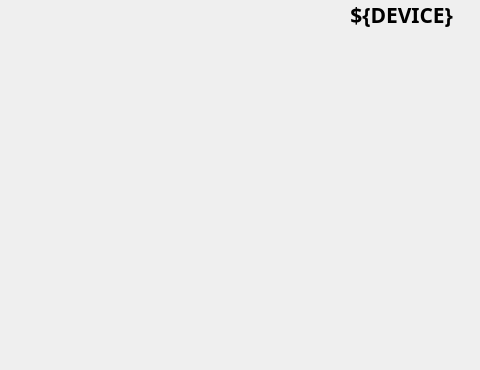
<?xml version="1.0" encoding="UTF-8"?>
<ui version="4.0">
 <class>Form</class>
 <widget class="QWidget" name="Form">
  <property name="geometry">
   <rect>
    <x>0</x>
    <y>0</y>
    <width>480</width>
    <height>370</height>
   </rect>
  </property>
  <property name="font">
   <font>
    <family>Sans Serif</family>
   </font>
  </property>
  <property name="windowTitle">
   <string>${DEVICE}</string>
  </property>
  <widget class="QLabel" name="label">
   <property name="geometry">
    <rect>
     <x>-18</x>
     <y>-98</y>
     <width>500</width>
     <height>500</height>
    </rect>
   </property>
   <property name="text">
    <string>&lt;html&gt;&lt;head/&gt;&lt;body&gt;&lt;p&gt;&lt;img src=&quot;:/optics/slits_3d.png&quot;/&gt;&lt;/p&gt;&lt;/body&gt;&lt;/html&gt;</string>
   </property>
  </widget>
  <widget class="PyDMDrawingLine" name="PyDMDrawingLine">
   <property name="geometry">
    <rect>
     <x>242</x>
     <y>170</y>
     <width>16</width>
     <height>121</height>
    </rect>
   </property>
   <property name="toolTip">
    <string/>
   </property>
   <property name="penStyle" stdset="0">
    <enum>Qt::DotLine</enum>
   </property>
   <property name="penColor" stdset="0">
    <color>
     <red>255</red>
     <green>128</green>
     <blue>0</blue>
    </color>
   </property>
   <property name="penWidth" stdset="0">
    <double>3.000000000000000</double>
   </property>
   <property name="rotation" stdset="0">
    <double>90.000000000000000</double>
   </property>
   <property name="arrowEndPoint" stdset="0">
    <bool>false</bool>
   </property>
  </widget>
  <widget class="PyDMDrawingLine" name="PyDMDrawingLine_2">
   <property name="geometry">
    <rect>
     <x>247</x>
     <y>51</y>
     <width>81</width>
     <height>181</height>
    </rect>
   </property>
   <property name="toolTip">
    <string/>
   </property>
   <property name="penStyle" stdset="0">
    <enum>Qt::DotLine</enum>
   </property>
   <property name="penColor" stdset="0">
    <color>
     <red>255</red>
     <green>128</green>
     <blue>0</blue>
    </color>
   </property>
   <property name="penWidth" stdset="0">
    <double>3.000000000000000</double>
   </property>
   <property name="rotation" stdset="0">
    <double>40.000000000000000</double>
   </property>
   <property name="arrowEndPoint" stdset="0">
    <bool>false</bool>
   </property>
  </widget>
  <widget class="PyDMDrawingLine" name="PyDMDrawingLine_3">
   <property name="geometry">
    <rect>
     <x>152</x>
     <y>118</y>
     <width>131</width>
     <height>21</height>
    </rect>
   </property>
   <property name="toolTip">
    <string/>
   </property>
   <property name="penStyle" stdset="0">
    <enum>Qt::DotLine</enum>
   </property>
   <property name="penColor" stdset="0">
    <color>
     <red>255</red>
     <green>128</green>
     <blue>0</blue>
    </color>
   </property>
   <property name="penWidth" stdset="0">
    <double>3.000000000000000</double>
   </property>
   <property name="rotation" stdset="0">
    <double>165.000000000000000</double>
   </property>
   <property name="arrowEndPoint" stdset="0">
    <bool>false</bool>
   </property>
  </widget>
  <widget class="PyDMDrawingLine" name="PyDMDrawingLine_4">
   <property name="geometry">
    <rect>
     <x>212</x>
     <y>160</y>
     <width>20</width>
     <height>21</height>
    </rect>
   </property>
   <property name="toolTip">
    <string/>
   </property>
   <property name="penColor" stdset="0">
    <color>
     <red>255</red>
     <green>128</green>
     <blue>0</blue>
    </color>
   </property>
   <property name="penWidth" stdset="0">
    <double>3.000000000000000</double>
   </property>
  </widget>
  <widget class="PyDMDrawingLine" name="PyDMDrawingLine_5">
   <property name="geometry">
    <rect>
     <x>212</x>
     <y>200</y>
     <width>20</width>
     <height>16</height>
    </rect>
   </property>
   <property name="toolTip">
    <string/>
   </property>
   <property name="penColor" stdset="0">
    <color>
     <red>255</red>
     <green>128</green>
     <blue>0</blue>
    </color>
   </property>
   <property name="penWidth" stdset="0">
    <double>3.000000000000000</double>
   </property>
  </widget>
  <widget class="PyDMDrawingLine" name="PyDMDrawingLine_6">
   <property name="geometry">
    <rect>
     <x>204</x>
     <y>170</y>
     <width>16</width>
     <height>41</height>
    </rect>
   </property>
   <property name="toolTip">
    <string/>
   </property>
   <property name="penColor" stdset="0">
    <color>
     <red>255</red>
     <green>128</green>
     <blue>0</blue>
    </color>
   </property>
   <property name="penWidth" stdset="0">
    <double>3.000000000000000</double>
   </property>
   <property name="rotation" stdset="0">
    <double>90.000000000000000</double>
   </property>
  </widget>
  <widget class="PyDMDrawingLine" name="PyDMDrawingLine_7">
   <property name="geometry">
    <rect>
     <x>224</x>
     <y>147</y>
     <width>20</width>
     <height>16</height>
    </rect>
   </property>
   <property name="toolTip">
    <string/>
   </property>
   <property name="penColor" stdset="0">
    <color>
     <red>255</red>
     <green>128</green>
     <blue>0</blue>
    </color>
   </property>
   <property name="penWidth" stdset="0">
    <double>3.000000000000000</double>
   </property>
   <property name="rotation" stdset="0">
    <double>90.000000000000000</double>
   </property>
  </widget>
  <widget class="PyDMDrawingLine" name="PyDMDrawingLine_9">
   <property name="geometry">
    <rect>
     <x>232</x>
     <y>110</y>
     <width>31</width>
     <height>51</height>
    </rect>
   </property>
   <property name="toolTip">
    <string/>
   </property>
   <property name="penColor" stdset="0">
    <color>
     <red>255</red>
     <green>128</green>
     <blue>0</blue>
    </color>
   </property>
   <property name="penWidth" stdset="0">
    <double>3.000000000000000</double>
   </property>
   <property name="rotation" stdset="0">
    <double>45.000000000000000</double>
   </property>
   <property name="arrowEndPoint" stdset="0">
    <bool>false</bool>
   </property>
  </widget>
  <widget class="PyDMDrawingLine" name="PyDMDrawingLine_10">
   <property name="geometry">
    <rect>
     <x>162</x>
     <y>174</y>
     <width>51</width>
     <height>31</height>
    </rect>
   </property>
   <property name="toolTip">
    <string/>
   </property>
   <property name="penStyle" stdset="0">
    <enum>Qt::DotLine</enum>
   </property>
   <property name="penColor" stdset="0">
    <color>
     <red>255</red>
     <green>128</green>
     <blue>0</blue>
    </color>
   </property>
   <property name="penWidth" stdset="0">
    <double>3.000000000000000</double>
   </property>
   <property name="rotation" stdset="0">
    <double>0.000000000000000</double>
   </property>
   <property name="arrowEndPoint" stdset="0">
    <bool>false</bool>
   </property>
  </widget>
  <widget class="PyDMDrawingLine" name="PyDMDrawingLine_11">
   <property name="geometry">
    <rect>
     <x>252</x>
     <y>120</y>
     <width>20</width>
     <height>16</height>
    </rect>
   </property>
   <property name="toolTip">
    <string/>
   </property>
   <property name="penColor" stdset="0">
    <color>
     <red>255</red>
     <green>128</green>
     <blue>0</blue>
    </color>
   </property>
   <property name="penWidth" stdset="0">
    <double>3.000000000000000</double>
   </property>
   <property name="rotation" stdset="0">
    <double>90.000000000000000</double>
   </property>
  </widget>
  <widget class="PyDMLabel" name="PyDMLabel">
   <property name="geometry">
    <rect>
     <x>212</x>
     <y>0</y>
     <width>241</width>
     <height>41</height>
    </rect>
   </property>
   <property name="font">
    <font>
     <pointsize>16</pointsize>
    </font>
   </property>
   <property name="toolTip">
    <string/>
   </property>
   <property name="text">
    <string>&lt;html&gt;&lt;head/&gt;&lt;body&gt;&lt;p&gt;&lt;span style=&quot; font-weight:600;&quot;&gt;${DEVICE}&lt;/span&gt;&lt;/p&gt;&lt;/body&gt;&lt;/html&gt;</string>
   </property>
   <property name="textFormat">
    <enum>Qt::RichText</enum>
   </property>
   <property name="alignment">
    <set>Qt::AlignRight|Qt::AlignTop|Qt::AlignTrailing</set>
   </property>
  </widget>
  <widget class="PyDMEmbeddedDisplay" name="horizontal_center_display">
   <property name="geometry">
    <rect>
     <x>322</x>
     <y>40</y>
     <width>161</width>
     <height>111</height>
    </rect>
   </property>
   <property name="toolTip">
    <string/>
   </property>
   <property name="frameShape">
    <enum>QFrame::NoFrame</enum>
   </property>
   <property name="macros" stdset="0">
    <string>TITLE=Horizontal Center,AXIS=${DEVICE}.horizontal.center,DIRECTION=horizontal</string>
   </property>
   <property name="filename" stdset="0">
    <string>slits_motor.py</string>
   </property>
  </widget>
  <widget class="PyDMEmbeddedDisplay" name="vertical_size_display">
   <property name="geometry">
    <rect>
     <x>0</x>
     <y>150</y>
     <width>161</width>
     <height>111</height>
    </rect>
   </property>
   <property name="toolTip">
    <string/>
   </property>
   <property name="frameShape">
    <enum>QFrame::NoFrame</enum>
   </property>
   <property name="macros" stdset="0">
    <string>TITLE=Vertical Size,AXIS=${DEVICE}.vertical.size</string>
   </property>
   <property name="filename" stdset="0">
    <string>slits_motor.py</string>
   </property>
  </widget>
  <widget class="PyDMEmbeddedDisplay" name="horizontal_size_display">
   <property name="geometry">
    <rect>
     <x>62</x>
     <y>10</y>
     <width>161</width>
     <height>111</height>
    </rect>
   </property>
   <property name="toolTip">
    <string/>
   </property>
   <property name="frameShape">
    <enum>QFrame::NoFrame</enum>
   </property>
   <property name="macros" stdset="0">
    <string>TITLE=Horizontal Size,AXIS=${DEVICE}.horizontal.size</string>
   </property>
   <property name="filename" stdset="0">
    <string>slits_motor.py</string>
   </property>
  </widget>
  <widget class="PyDMEmbeddedDisplay" name="vertical_center_display">
   <property name="geometry">
    <rect>
     <x>252</x>
     <y>260</y>
     <width>161</width>
     <height>111</height>
    </rect>
   </property>
   <property name="toolTip">
    <string/>
   </property>
   <property name="frameShape">
    <enum>QFrame::NoFrame</enum>
   </property>
   <property name="macros" stdset="0">
    <string>TITLE=Vertical Center,AXIS=${DEVICE}.vertical.center,DIRECTION=vertical</string>
   </property>
   <property name="filename" stdset="0">
    <string>slits_motor.py</string>
   </property>
   <property name="motor_direction" stdset="0">
    <string/>
   </property>
  </widget>
  <widget class="PyDMDrawingArc" name="PyDMDrawingArc">
   <property name="geometry">
    <rect>
     <x>240</x>
     <y>158</y>
     <width>21</width>
     <height>31</height>
    </rect>
   </property>
   <property name="toolTip">
    <string/>
   </property>
   <property name="penColor" stdset="0">
    <color>
     <red>255</red>
     <green>128</green>
     <blue>0</blue>
    </color>
   </property>
   <property name="penWidth" stdset="0">
    <double>3.000000000000000</double>
   </property>
   <property name="spanAngle" stdset="0">
    <double>360.000000000000000</double>
   </property>
  </widget>
  <zorder>label</zorder>
  <zorder>PyDMDrawingLine</zorder>
  <zorder>PyDMDrawingLine_3</zorder>
  <zorder>PyDMDrawingLine_4</zorder>
  <zorder>PyDMDrawingLine_5</zorder>
  <zorder>PyDMDrawingLine_6</zorder>
  <zorder>PyDMDrawingLine_7</zorder>
  <zorder>PyDMDrawingLine_9</zorder>
  <zorder>PyDMDrawingLine_10</zorder>
  <zorder>PyDMDrawingLine_11</zorder>
  <zorder>PyDMDrawingLine_2</zorder>
  <zorder>PyDMLabel</zorder>
  <zorder>horizontal_center_display</zorder>
  <zorder>vertical_size_display</zorder>
  <zorder>horizontal_size_display</zorder>
  <zorder>vertical_center_display</zorder>
  <zorder>PyDMDrawingArc</zorder>
 </widget>
 <customwidgets>
  <customwidget>
   <class>PyDMLabel</class>
   <extends>QLabel</extends>
   <header>pydm.widgets.label</header>
  </customwidget>
  <customwidget>
   <class>PyDMDrawingArc</class>
   <extends>QWidget</extends>
   <header>pydm.widgets.drawing</header>
  </customwidget>
  <customwidget>
   <class>PyDMDrawingLine</class>
   <extends>QWidget</extends>
   <header>pydm.widgets.drawing</header>
  </customwidget>
  <customwidget>
   <class>PyDMEmbeddedDisplay</class>
   <extends>QFrame</extends>
   <header>pydm.widgets.embedded_display</header>
   <container>1</container>
  </customwidget>
 </customwidgets>
 <resources>
  <include location="resources/beamline_components.qrc"/>
 </resources>
 <connections/>
</ui>
